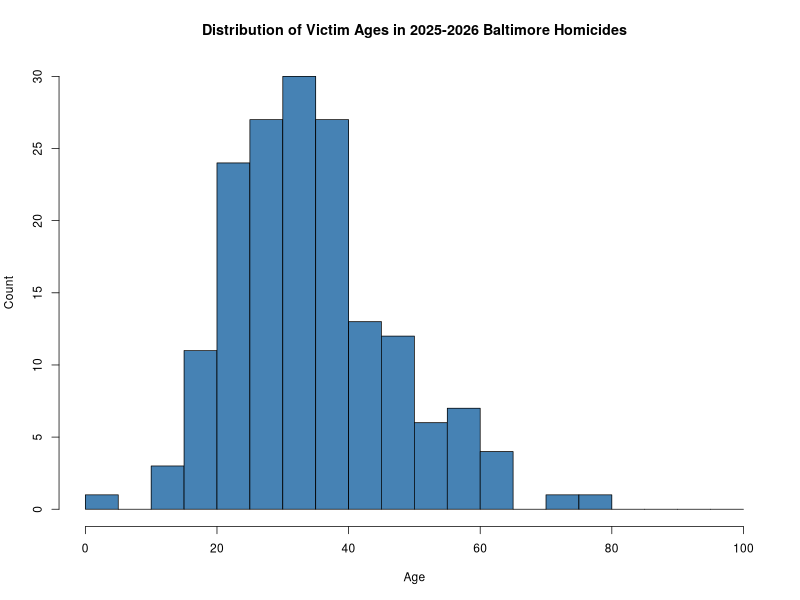

R code for this plot:
#!/usr/bin/env Rscript

# histogram.R
# Scrape, clean, and visualize Baltimore homicide data from chamspage for 2025 and 2026.
# We focus on the distribution of victim ages and print a tabular histogram to stdout.

suppressPackageStartupMessages({
  library(rvest)
  library(dplyr)
  library(stringr)
  library(ggplot2)
  library(lubridate)
})

# URLs for both 2025 and 2026 lists
urls <- list(
  "2025" = "https://chamspage.blogspot.com/2025/01/2025-baltimore-city-homicide-list.html",
  "2026" = "https://chamspage.blogspot.com/2026/01/2026-baltimore-city-homicide-list.html"
)

# function to extract and clean homicide data from a given URL
extract_homicide_data <- function(url) {
  page <- read_html(url)
  tbl <- html_node(page, "#homicidelist")
  raw <- html_table(tbl, fill = TRUE)
  
  if (nrow(raw) == 0) return(NULL)
  
  colnames(raw) <- as.character(raw[1, ])
  data <- raw[-1, ]
  data <- data %>% select(1:9)
  colnames(data) <- c(
    "No", "Date", "Name", "Age", "Address", "Notes",
    "NoCriminalHistory", "Camera", "CaseClosed"
  )
  data <- data %>% filter(str_trim(Date) != "" & !is.na(Date))
  data
}

# scrape both years and combine
cat("Scraping 2025 and 2026 Baltimore City Homicide Lists...\n")
all_data <- NULL
for (year in names(urls)) {
  data <- extract_homicide_data(urls[[year]])
  if (!is.null(data)) {
    data$Year <- year
    all_data <- bind_rows(all_data, data)
  }
}

if (is.null(all_data) || nrow(all_data) == 0) {
  stop("No homicide data found")
}

cat(sprintf("\nCombined Data: %d records from 2025 and 2026\n\n", nrow(all_data)))

# convert age to numeric; non-numeric entries become NA
all_data <- all_data %>% mutate(AgeNum = as.numeric(str_extract(Age, "\\d+")))

# keep only rows where we actually have a numeric age
ages <- all_data %>% filter(!is.na(AgeNum)) %>% pull(AgeNum)

if (length(ages) == 0) {
  stop("no valid ages found")
}

# compute histogram bins (5-year intervals up to 100)
breaks <- seq(0, 100, by = 5)
h <- hist(ages, breaks = breaks, plot = FALSE)

# create a printable table of ranges and counts
hist_table <- data.frame(
  range = paste(head(h$breaks, -1), h$breaks[-1], sep = "-"),
  count = h$counts
)

# print tabular histogram to stdout
cat("========================================\n")
cat("Analysis based on 2025 and 2026 Baltimore City Homicide Lists\n")
cat("========================================\n\n")
cat("Tabular histogram (age bins)\n")
print(hist_table, row.names = FALSE)
cat("\n")

# draw and save the plot as a png file in the current working directory
out_file <- file.path(getwd(), "histogram.png")
# ensure output directory exists (should be the mounted host folder when run via run.sh)
if (!dir.exists(dirname(out_file))) dir.create(dirname(out_file), recursive = TRUE)
png(out_file, width = 800, height = 600)
hist(
  ages,
  breaks = breaks,
  main = "Distribution of Victim Ages in 2025-2026 Baltimore Homicides",
  xlab = "Age",
  ylab = "Count",
  col = "steelblue",
  border = "black"
)
dev.off()

cat(sprintf("Saved histogram plot to %s\n", out_file))
